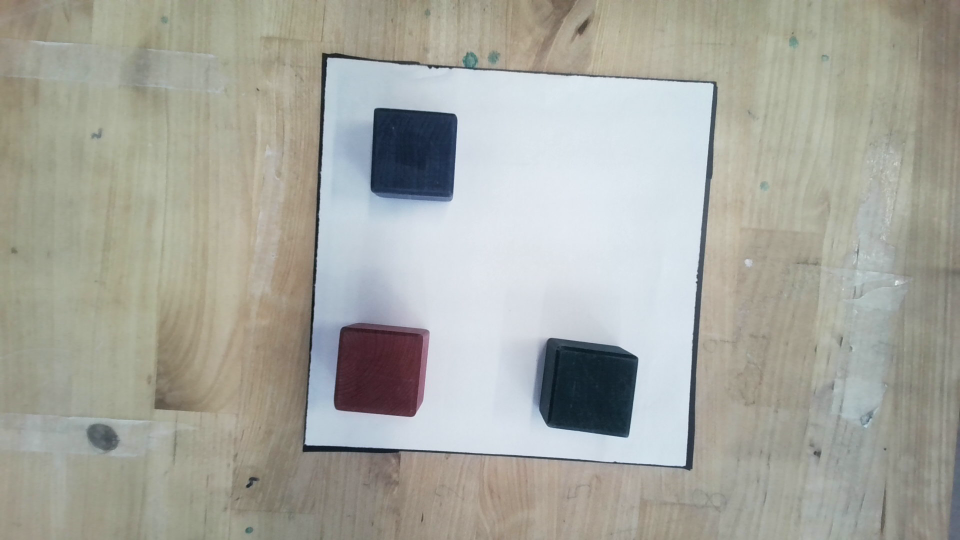
#> input picture individual work/A/CBL_Test/NytProgram/img.png, 1920 x 1080 px, given in place of the camera (shown at 1/2 size)
$ python henter_fra_program.py
#> lines starting #> are read from the running program, lines starting #| are printed output that depends on the picture; after the words box and inside, x2 and y2 are one past the last pixel; in counts of white or black regions, pixels touching at a corner belong together
### individual work/A/CBL_Test/defs.py
import cv2 as cv
import numpy as np
#import vision

# ===================================================================================

class Capture:
    def takePicture(cam):
        print('\n------ class Capture -> Function takePicture ------')
        cv.namedWindow("Camera test")
        img_counter = 0
        print("\nPress Escape to close without saving \nPress space to take a picture")
        while True:
            ret, frame = cam.read()
            if not ret:
                print("failed to grab frame")
                break
            cv.imshow("Camera test", frame)

            k = cv.waitKey(1)
            if k % 256 == 27:       # wait for ESC key to exit
                # ESC pressed
                print("Escape hit, closing...\n")
                break

            if k % 256 == 27:       # wait for T key to exit
                # T pressed
                print("Use Trackbar to find HSV-values, press return to finish...\n")


            elif k % 256 == 32:     # wait for SPACE key to exit
                # SPACE pressed
                img_name = "image_{}.png".format(img_counter)
                cv.imwrite(img_name, frame)
                print("{} written!".format(img_name))
                # img_counter += 1   # hvis der skal tages flere billeder

        # cam.release()
        # cv.destroyAllWindows()

# ======================================================================================================================

class Processing:
    def filters(self, cThr=[150, 175], show=False):  # default parameters
        print('\n------ Processing -> Function --> Filters ------\nApplaying masks.....\n')
        # Do some processing
        gray = cv.cvtColor(self, cv.COLOR_BGR2GRAY)      # convert image to grayscale
        blur = cv.GaussianBlur(gray, (5, 5), 1)         # apply some blur, define kernelsize 5 by 5, sigma 1
        edges = cv.Canny(blur, cThr[0], cThr[1])        # plads 0 og 1 - can be defined by user, otherwise default is 150,175
        kernel = np.ones((5, 5))        # define kernel - returns new 5 by 5 array of ones
        dilated = cv.dilate(edges, kernel, iterations=3)   # making thick lines
        erod = cv.erode(dilated, kernel, iterations=2)     # making thin lines
        print('Processing......')
        print('...Grayscale')
        print('...Blur')
        print('...Canny')
        print('...Kernel')
        print('...Dilated')
        print('...Erode')
        if show:
            # Do some debugging
            #cv.imshow('Gray 1st processing', gray)
            #cv.imshow('Blur 2nd processing', blur)
            cv.imshow('Edges Canny 3rd processing', edges)
            cv.imshow("Dialate 4th processing", dilated)
            cv.imshow("Erode 5th processing", erod)

        return erod
# ======================================================================================================================

class Contours:
    def get_contours(self, show=False):
        print('\n------ Contour -> Function get_contour ------\nGetting Contours.....\n')
        contours, hiearchy = cv.findContours(self, cv.RETR_EXTERNAL, cv.CHAIN_APPROX_SIMPLE)
        if show:
            print('Contours: ', contours)
        return contours
# ----------------------------------------------------------------------------------------------------------------------
    def find_contour(self, contours,  minArea=2000, filter=0, draw=False, showCenterWS=True):
        print('------ Contour -> Function find_contour ------\nFinding Contours.....')
        finalContours = []  # creating list
        # loop through contours
        for i in contours:
            area = cv.contourArea(i)
            print('Contour found:  Area =', area)
            if area > minArea:
                perimeter = cv.arcLength(i, True) #The function computes a curve length or a closed contour perimeter.
                approx = cv.approxPolyDP(i, 0.02 * perimeter, True) #find corner points
                bbox = cv.boundingRect(approx)

                # filter is made if only a certain type of object is wanted, fx a square has 4 cornerpoints
                if filter > 0:
                    if len(approx) == filter:
                        finalContours.append([len(approx), area, approx, bbox, i])
                        print("{}".format(filter),' cornerpoints detected....')
                    else:
                        print('Shape with '"{}".format(filter),'corners, is added to th list "finalContours"')
                        finalContours.append([len(approx), area, approx, bbox, i])
                else:
                    print('No contour is added to the list "finalContours"')

                # calculate x,y coordinates of objects centerpoint
                M = cv.moments(approx)
                x = int(M["m10"] / M["m00"])  # center in pixels on x-axis
                cX = round(x / 2.8, 5)  # center in millimeter on x-axis - måske?
                print('X: ', x)
                print('cX: ', cX)

                y = int(M["m01"] / M["m00"])  # center in pixels on y-axis
                cY = round(y / 2.8, 5)  # center in millimeter on y-axis - måske?
                print('Y: ', y)
                print('cY: ', cY)


        finalContours = sorted(finalContours, key=lambda x: x[1],reverse=True)  # src, len(approx):area, descenting order

        # 'draw' contour-points that we get from findCountour-function
        if draw:
            for con in finalContours:
                cv.drawContours(self, con[4], -1, (0, 0, 255), 3)  # dottet red lines, thickness = 3

        return self, finalContours
# ----------------------------------------------------------------------------------------------------------------------
    # [76 lines left out: functions warpImg, reorder, findDis, find_angle, not called in this run]

class Circle():
    # [4 lines left out: function __init__, not called in this run]

    def circum(self):
        return 3.14 * (self.radius + self.radius)

    def getArea(self):
        return 3.14 * self.radius * self.radius

    def printName(self):
        return self.name

### individual work/A/CBL_Test/NytProgram/Program.py
# ACT
import cv2 as cv
import numpy as np
import defs
import threading

def main():
    cam = cv.VideoCapture(0)
    # cam.set(10,160)     # 10 for brightness - value 160
    # cam.set(3,1920)     # 3 for hight - value 1920
    # cam.set(4,1080)     # 4 for width - value 1080
    scale = 3   # scale to make image bigger
    wWorkspace = 200 *scale
    hWorkspace = 200 *scale
    w_Klods = 600
    h_Klods = 600

    #-------------------------------------
    defs.Capture.takePicture(cam)
#> in takePicture, frame is the input picture: shape (1080, 1920, 3); mean B, G, R 159.4, 167.3, 166.5
#> (key Esc is pressed here)
    img = cv.imread('img6.png')
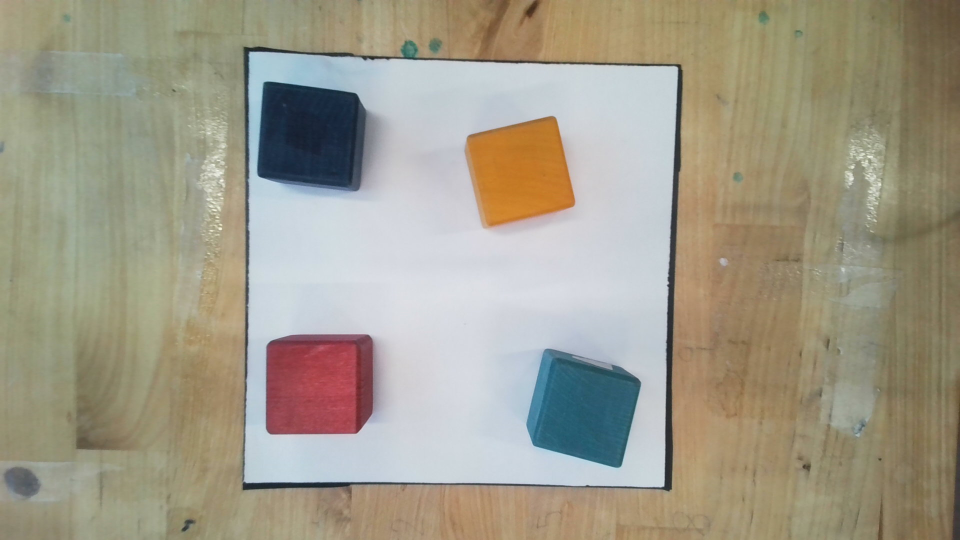
#> input picture individual work/A/CBL_Test/NytProgram/img6.png, 1920 x 1080 px (shown at 1/2 size)
#> img is the input picture: shape (1080, 1920, 3); mean B, G, R 137.8, 155, 160.3
    #-------------------------------------

    #--------- Image Processing ------------------------------------
    erod = defs.Processing.filters(img, cThr=[150, 175], show=True)
#> in filters, `gray = cv.cvtColor(self, cv.COLOR_BGR2GRAY)`:
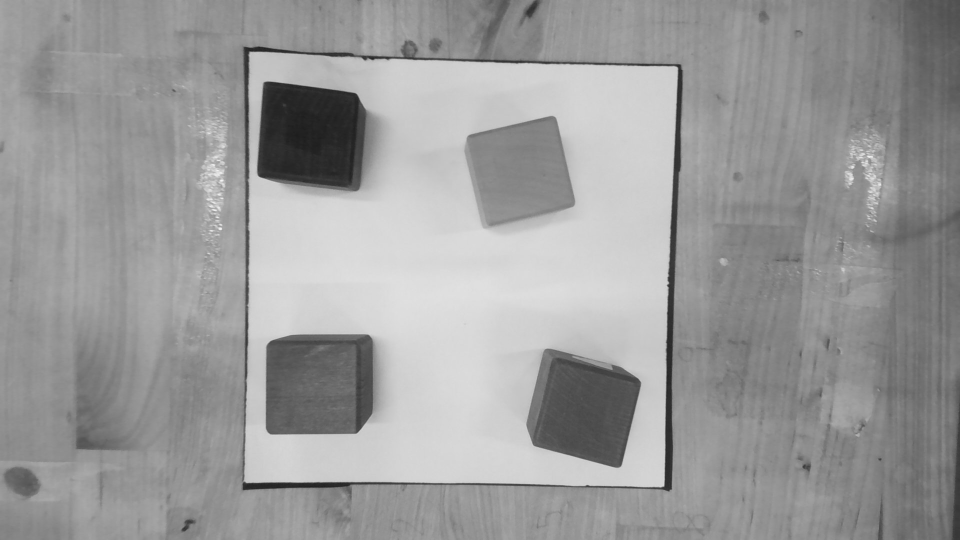
#> gray: shape (1080, 1920) (shown at 1/2 size); min 28, max 247, mean 154.6
#> in filters, `edges = cv.Canny(blur, cThr[0], cThr[1])`:
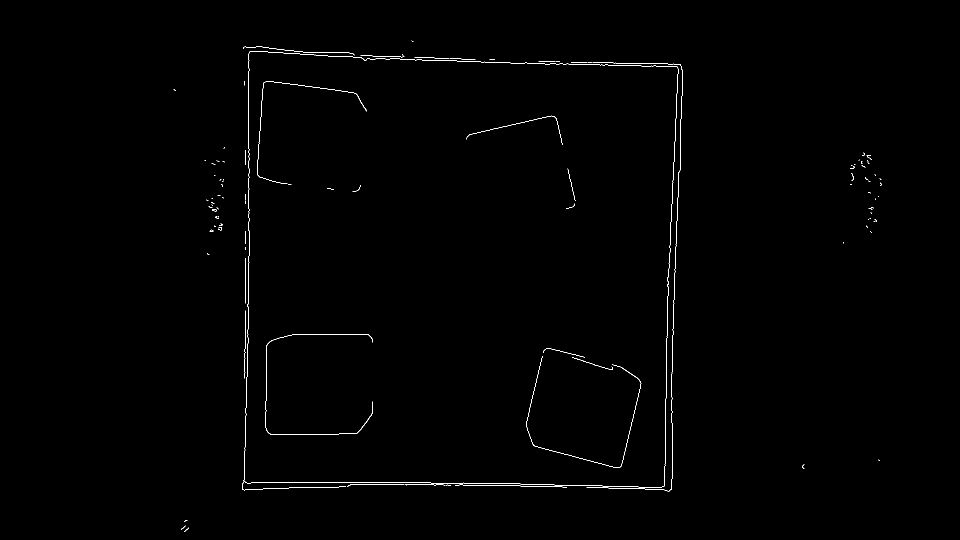
#> edges: shape (1080, 1920) (shown at 1/2 size); 0.43% white in thin lines or dots, all inside (x1, y1, x2, y2) = (347, 81, 1763, 1063)
#> in filters, `dilated = cv.dilate(edges, kernel, iterations=3)`:
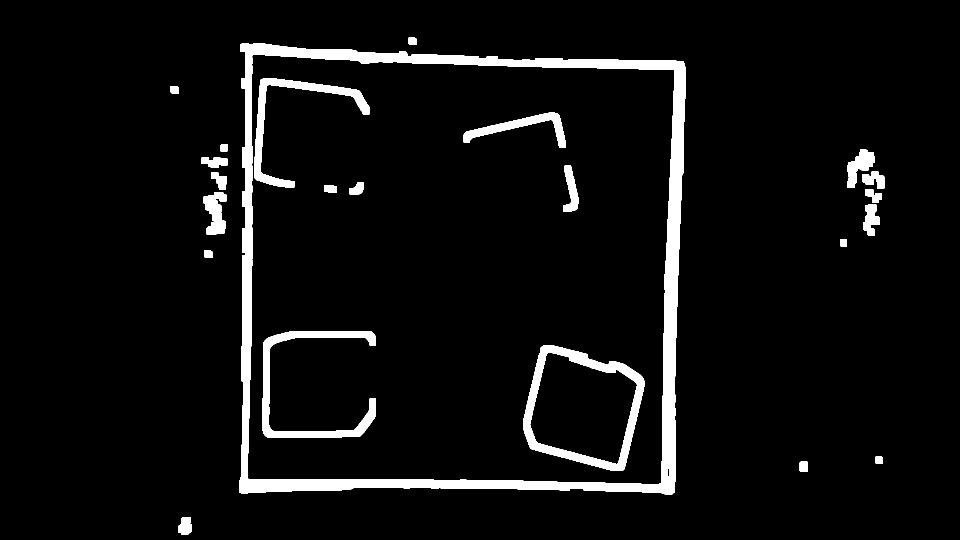
#> dilated: shape (1080, 1920) (shown at 1/2 size); 5.6% white; 23 white regions, largest, box (x1, y1, x2, y2) and area: (479, 87, 1372, 989) 68059, (1046, 691, 1289, 942) 12391, (525, 662, 752, 876) 9418
#> in filters, `erod = cv.erode(dilated, kernel, iterations=2)`:
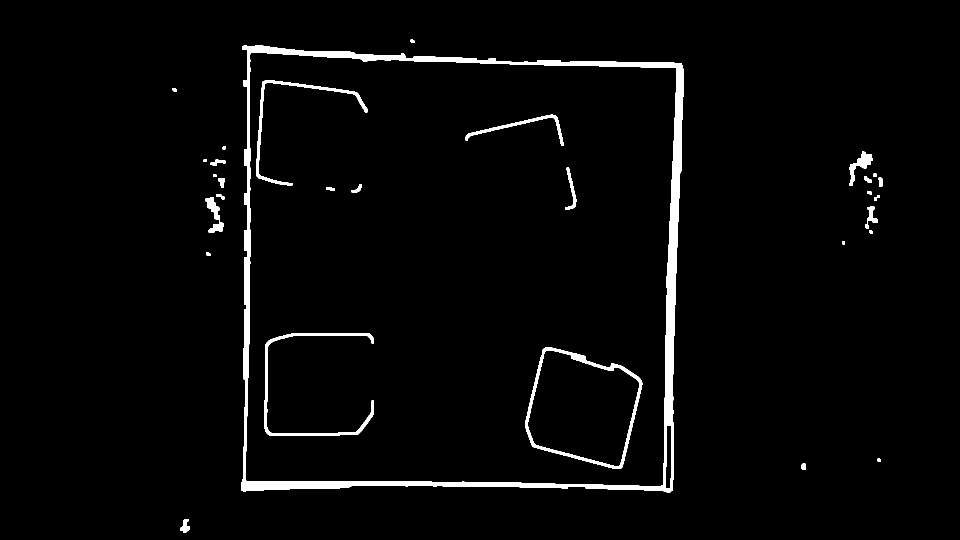
#> erod: shape (1080, 1920) (shown at 1/2 size); 2.7% white; 30 white regions
    print('Done processing')
    #---------------------------------------------------------------

    contours = defs.Contours.get_contours(erod, show=False)
#> in get_contours, `contours, hiearchy = cv.findContours(self, cv.RETR_EXTERNAL, cv.CHAIN_..`: contours = 23 contours; largest, box (x1, y1, x2, y2) and area: (483, 91, 1368, 985) 743316, (1698, 303, 1745, 372) 938, (411, 394, 447, 466) 896, (1730, 412, 1756, 457) 359, (361, 1038, 380, 1065) 254; hiearchy = 23 rows, first 6: [1, -1, -1, -1], [2, 0, -1, -1], [3, 1, -1, -1], [4, 2, -1, -1], [5, 3, -1, -1], [6, 4, -1, -1]
    print('\nFinding biggest contour - minArea=50000')
    imgContours,fContours,x,y = defs.Contours.find_contour(img, contours, minArea=50000, filter=4)
#> the loop in find_contour, `for i in contours:` made 23 passes
#> (area, perimeter, approx, bbox, x, cX, y, cY) on pass 22: (743315.5, 3654.9, [[485, 92], [483, 981], [1344, 981], [1363, 127]], (483, 92, 881, 890), 915, 326.8, 543, 193.9)
#> area on passes 1 to 6: 254.5, 80, 28.5, 41, 24.5, 36.5
#| Contour found:  Area = 254.5
#| Contour found:  Area = 80.0
#| Contour found:  Area = 28.5
#| Contour found:  Area = 41.0
#| Contour found:  Area = 24.5
#| Contour found:  Area = 36.5
#| Contour found:  Area = 359.0
#| Contour found:  Area = 896.5
#> (further printed lines are left out)
#> after the loop in find_contour, `for i in contours:`: finalContours = 1 item


    if len(fContours) != 0:
        biggestContour = fContours[0][2]   # takes 1. and 3. parameter in finalContours-->([len(approx), area, approx, bbox, i])
        print('go to reorder')
        myPoints = defs.Contours.reorder(biggestContour)
        print('Finding biggest contour Done')

        # ------ Warp image to define workspace -----------------------------------------
        imgWarp = defs.Contours.warpImg(img, myPoints, wWorkspace, hWorkspace,show=False)
        print('imgWarp.size: ', imgWarp.size)
        print('imgWarp.size/3: ', imgWarp.size/3,'\n')
        # ------ Warp image of object -----------------NY -------------------------------
        imgWarp_copy = imgWarp.copy()

        erodWarp = defs.Processing.filters(imgWarp_copy, cThr=[150, 60], show=True)
        fContours3 = defs.Contours.get_contours(erodWarp, show=False)

        #------- Image Processing on warped image ----------------------
        erod = defs.Processing.filters(imgWarp, cThr=[150, 60], show=True)
        cv.imshow("imgContours2/Warped", imgWarp)
        # --------------------------------------------------------------

        contours2 = defs.Contours.get_contours(erod, show=False)
        print('\nFind next contour - minArea=2000')
        imgContours2,fContours2,x,y = defs.Contours.find_contour(imgWarp, contours2, minArea=2000, filter=4, draw=False)

        farve_liste = []
        print('x list. ',x)
        print('y list. ', y)
        #--------- Find width and height --------------------------------
        if len(fContours) != 0:
            for obj in fContours2:
                klods1 = fContours3[0][2]
                warpPoints = defs.Contours.reorder(obj[2])  # reorder points
                print("KLODS_1: ", klods1)
                imgWarped = defs.Contours.warpImg(imgWarp_copy, warpPoints, w_Klods, h_Klods, show=True)

                # [5 lines of commented-out code are left out]

                cv.polylines(imgContours2,[obj[2]], True, (0,255,0),2)  # green full lines
                nPoints = defs.Contours.reorder(obj[2])    # reorder points
                print('nPoints reordered: \n ', nPoints)

                # function call to find distance (hight and width of object)
                nW = round(defs.Contours.findDis(nPoints[0][0] // scale, nPoints[1][0] // scale), 1)    # find width of obj, (number of pixels divided by scale-value)
                nH = round(defs.Contours.findDis(nPoints[0][0] // scale, nPoints[2][0] // scale), 1)    # find height of obj in millimeters, round to 1 decimal

                cv.arrowedLine(imgContours2, (nPoints[0][0][0], nPoints[0][0][1]), (nPoints[1][0][0], nPoints[1][0][1]),
                                                                                            (255, 0, 255), 2, 10, 0, 0.08)
                cv.arrowedLine(imgContours2, (nPoints[0][0][0], nPoints[0][0][1]), (nPoints[2][0][0], nPoints[2][0][1]),
                                                                                            (255, 0, 255), 2, 10, 0, 0.08)
                x_, y_, w, h = obj[3]
                cv.putText(imgContours2, '{}mm'.format(nW), (x_ + 30, y_ - 10), cv.FONT_HERSHEY_COMPLEX_SMALL, 1,(255,0,255), 1)
                cv.putText(imgContours2, '{}mm'.format(nH), (x_ - 70, y_ + h // 2), cv.FONT_HERSHEY_COMPLEX_SMALL, 1,(255, 0, 255), 1)

                cv.imshow("imgContours2/Warped", imgContours2)
                print('\nWidth: ', nW, '\nHight: ', nH )#, '\nHight: ', {self.height})


        # --------- Find Centerpoint -------------------------
        #    defs.Contours.draw_contours(imgContours2,contours2, showCenterWS=True)

        # --------- Find Angle -------------------------
        rad = (defs.Contours.find_angle(imgContours2, contours2))
        print('angle list. ', rad)

    else:
        rad = []
        x = []
        y = []
        ny_var = []

    # -------------------------------------------
    # lav string til robot... returner sidste element fra listerne istedet for hele listen??
    # b'movej(p[-0.02703978368688221, -0.41162562152534876, 0.3339006287927195, 1.6443410877739137, -2.4824781895547496, 0.8022008840211984])'+ b'\n', # Home
    # -------------------------------------------


    cv.waitKey(0)
    cam.release()
    cv.destroyAllWindows()

    # gå til robot
    print('program kørt')
    return rad, x, y

#thread.start()

### individual work/A/CBL_Test/NytProgram/henter_fra_program.py
#robotprogram
import numpy as np
import cv2 as cv
import Program

x = []
y = []
rad = []

#> (the run stopped early here; a loop or call above may not have finished)
